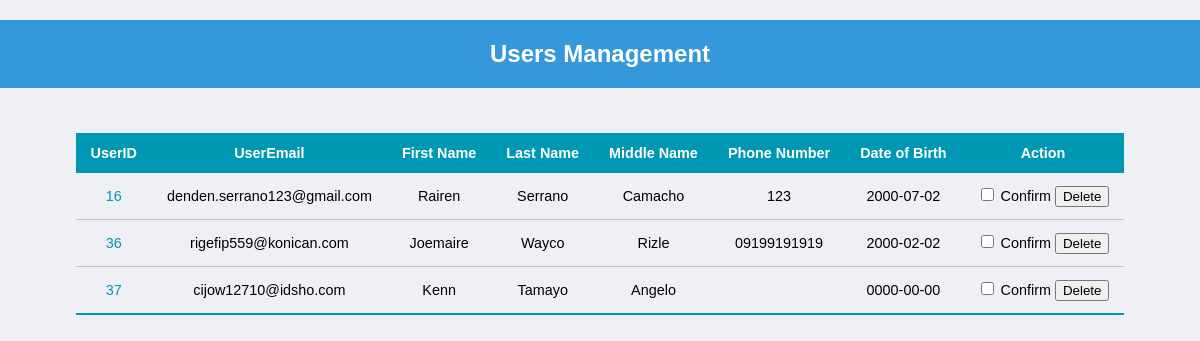
Before: /user_management.php with the older database file.
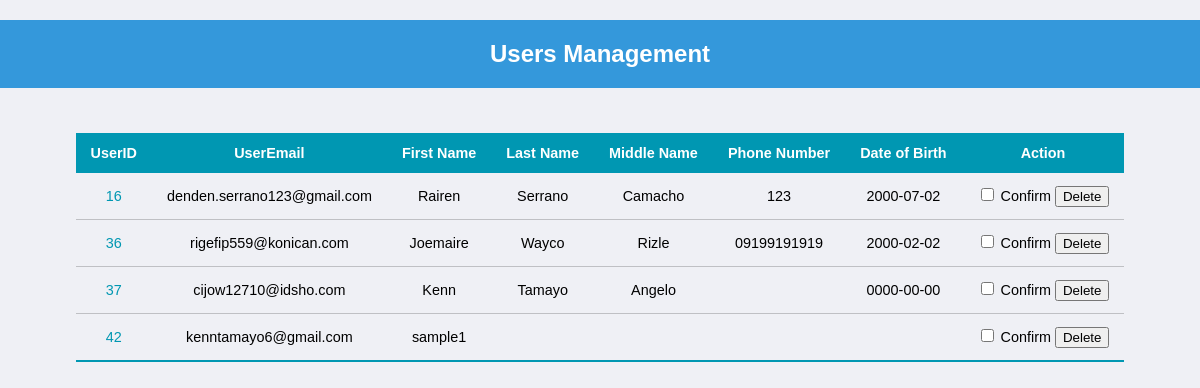
After: the same page with the newer database file.
### tables this page shows
CREATE TABLE `account_details` (
  `account_id` int(11) NOT NULL,
  `UserID` int(11) DEFAULT NULL,
  `first_name` varchar(50) DEFAULT NULL,
  `last_name` varchar(50) DEFAULT NULL,
  `middle_name` varchar(50) DEFAULT NULL,
  `email` varchar(50) DEFAULT NULL,
  `phone_number` varchar(11) DEFAULT NULL,
  `date_of_birth` date DEFAULT NULL
);

CREATE TABLE `users` (
  `UserID` int(11) NOT NULL,
  `name` varchar(50) NOT NULL,
  `email` varchar(50) NOT NULL,
  `password` varchar(50) NOT NULL,
  `password_creation_date` date DEFAULT NULL,
  `password_last_changed` timestamp NULL DEFAULT NULL,
  `code` text NOT NULL,
  `profile_picture` varchar(50) NOT NULL
);

### html/user_management.php (the view, shortened to what this page needs)
<!DOCTYPE html>
<html lang="en">
<head>
    <link rel="stylesheet" href="../css/style.css">
</head>
<body>
  <h2 class="newbook_header">Users Management</h2>
  <?php
include("dbconnect.php");
if (isset($_GET['userID'])) {
    $selectedUserID = $_GET['userID'];
    $sql = "SELECT u.UserID, u.email AS userEmail, ad.first_name, ad.last_name, ad.middle_name, ad.phone_number, ad.date_of_birth
            FROM users u
            JOIN account_details ad ON u.UserID = ad.UserID
            WHERE u.UserID = $selectedUserID";
    $result = mysqli_query($dbconnect, $sql);
    if ($result) {
        ?>
        <form method='post'>
            <div class="dashboard_container">
                <table class="dashboard_table">
                    <thead>
                        <tr>
                            <th>UserID</th>
                            <th>UserEmail</th>
                            <th>First Name</th>
                            <th>Last Name</th>
                            <th>Middle Name</th>
                            <th>Phone Number</th>
                            <th>Date of Birth</th>
                            <th>Action</th>
                        </tr>
                    </thead>
                    <tbody>
                        <?php
                        while ($row = mysqli_fetch_assoc($result)) {
                            ?>
                            <tr>
                                <td><a class="userid_link" href='borrowedbooks_management.php?userID=<?php echo $row['UserID']; ?>'><?php echo $row['UserID']; ?></a></td>
                                <td><?php echo $row['userEmail']; ?></td>
                                <td><?php echo $row['first_name']; ?></td>
                                <td><?php echo $row['last_name']; ?></td>
                                <td><?php echo $row['middle_name']; ?></td>
                                <td><?php echo $row['phone_number']; ?></td>
                                <td><?php echo $row['date_of_birth']; ?></td>
                                <td>
                                    <input type='checkbox' name='confirm_delete' value='on'> Confirm
                                    <button type='submit' name='delete_user' value='<?php echo $row['UserID']; ?>'>Delete</button>
                                </td>
                            </tr>
                            <?php
                        }
                        ?>
                    </tbody>
                </table>
            </div>
        </form>
        <?php
    } else {
        echo "Error: " . mysqli_error($dbconnect);
    }
} else {
    $sqlAllUsers = "SELECT u.UserID, u.email AS userEmail, ad.first_name, ad.last_name, ad.middle_name, ad.phone_number, ad.date_of_birth
                    FROM users u
                    JOIN account_details ad ON u.UserID = ad.UserID";
    $resultAllUsers = mysqli_query($dbconnect, $sqlAllUsers);
    if ($resultAllUsers) {
        ?>
        <form method='post'>
            <div class="dashboard_container">
                <table class="dashboard_table">
                    <thead>
                        <tr>
                            <th>UserID</th>
                            <th>UserEmail</th>
                            <th>First Name</th>
                            <th>Last Name</th>
                            <th>Middle Name</th>
                            <th>Phone Number</th>
                            <th>Date of Birth</th>
                            <th>Action</th>
                        </tr>
                    </thead>
                    <tbody>
                        <?php
                        while ($rowAllUsers = mysqli_fetch_assoc($resultAllUsers)) {
                            ?>
                            <tr>
                                <td><a class="userid_link" href='borrowedbooks_management.php?userID=<?php echo $rowAllUsers['UserID']; ?>'><?php echo $rowAllUsers['UserID']; ?></a></td>
                                <td><?php echo $rowAllUsers['userEmail']; ?></td>
                                <td><?php echo $rowAllUsers['first_name']; ?></td>
                                <td><?php echo $rowAllUsers['last_name']; ?></td>
                                <td><?php echo $rowAllUsers['middle_name']; ?></td>
                                <td><?php echo $rowAllUsers['phone_number']; ?></td>
                                <td><?php echo $rowAllUsers['date_of_birth']; ?></td>
                                <td>
                                    <input type='checkbox' name='confirm_delete' value='on'> Confirm
                                    <button type='submit' name='delete_user' value='<?php echo $rowAllUsers['UserID']; ?>'>Delete</button>
                                </td>
                            </tr>
                            <?php
                        }
                        ?>
                    </tbody>
                </table>
            </div>
        </form>
        <?php
    } else {
        echo "Error: " . mysqli_error($dbconnect);
    }
}
?>
</body>
</html>

### css/style.css (style rules this page uses)
* { font-family: 'Poppins', sans-serif; }
body,html, :root { min-height: 100%; background-color: #EFF0F5; padding: 0; margin: 0; font-family: Poppins, sans-serif; font-size: 1em; }
.dashboard_container, .usermanagement_container { display: flex; justify-content: center; align-items: center; }
.dashboard_table { border-collapse: collapse; margin: 25px 0; font-size: .9em; min-width: 400px; }
.dashboard_table thead tr { background-color: #0097B2; color: #FFF; text-align: center; font-weight: bold; }
.dashboard_table th, .dashboard_table td { padding: 12px 15px; text-align: center; }
.dashboard_table tbody tr { border-bottom: 1px solid rgba(0, 0, 0, 0.2); }
.dashboard_table tbody tr:last-of-type { border-bottom: 2px solid #0097B2; }
.userid_link { text-decoration: none; color: #0097B2; }
.newbook_header { background-color: #3498db; color: #fff; text-align: center; padding: 20px; }

Changed rows visible on the page:
added account_details: UserID.UserID "42", UserID.email "kenntamayo6@gmail.com", first_name "sample1"
